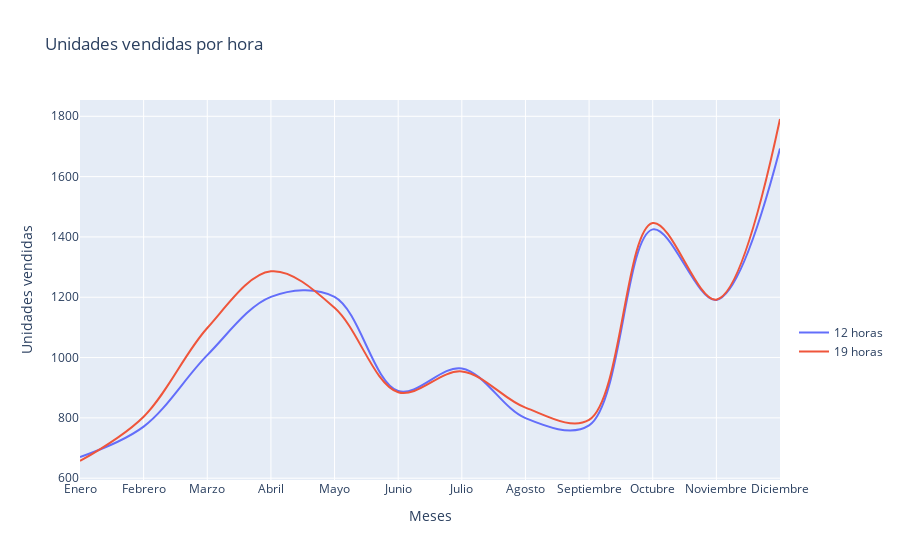

The notebook cell saved with this chart:
### Markdown cell above
● ¿Hay modificaciones en los patrones de ventas durante las horas de mayor actividad
en los distintos meses?

### Code cell
# Crear un objeto gráfico vacío utilizando Plotly
fig = go.Figure()
horas_analizadas = [12, 19]  # Define las horas que se van a analizar
# Iterar a través de las horas en la lista horas_analizadas
for hora in horas_analizadas:
    total_productos_vendidos = []   # se crea una lista vacía para almacenar el total de productos vendidos en cada mes
# Iterar a través de los meses en la lista 'meses'
    for mes in meses:
        dataframe_mes = dataframes[mes]
        dataframe_mes = extraer_datos(dataframe_mes)
        ventas_hora = dataframe_mes[dataframe_mes['Hora'] == hora]   # Filtrar los datos para obtener las ventas de la hora actual
        total_productos_vendidos.append(ventas_hora['Cantidad Pedida'].count())   # Calcular la suma de las unidades pedidas en esa hora y agregarla a la lista

    # Agrego al objeto figura un gráfico de línea con las horas y las ventas por hora
    fig.add_trace(go.Scatter(
        x=meses,   # Eje X Meses
        y=total_productos_vendidos,  # Eje Y Total de unidades vendidas
        mode='lines',
        name=f'{hora} horas',
        line=dict(width=2, shape='spline'),
    ))

# Configuro los ejes y los títulos
fig.update_layout(
    title="Unidades vendidas por hora",
    xaxis=dict(title="Meses", tickvals=Horas),
    yaxis=dict(title="Unidades vendidas", side="left"),
    legend=dict(y=0.3, yanchor='bottom'),
)

fig.show()

### Figure 1 — Plotly figure (JSON) as saved in the notebook; plotly's stock layout.template omitted (floating-point values rounded to 4 significant figures)
{"data": [{"line": {"shape": "spline", "width": 2}, "mode": "lines", "name": "12 horas", "type": "scatter", "x": ["Enero", "Febrero", "Marzo", "Abril", "Mayo", "Junio", "Julio", "Agosto", "Septiembre", "Octubre", "Noviembre", "Diciembre"], "y": [670, 771, 1008, 1201, 1201, 889, 964, 799, 775, 1425, 1191, 1693]}, {"line": {"shape": "spline", "width": 2}, "mode": "lines", "name": "19 horas", "type": "scatter", "x": ["Enero", "Febrero", "Marzo", "Abril", "Mayo", "Junio", "Julio", "Agosto", "Septiembre", "Octubre", "Noviembre", "Diciembre"], "y": [657, 804, 1098, 1286, 1165, 885, 954, 834, 793, 1446, 1192, 1791]}], "layout": {"legend": {"y": 0.3, "yanchor": "bottom"}, "title": {"text": "Unidades vendidas por hora"}, "xaxis": {"tickvals": [0, 1, 2, 3, 4, 5, 6, 7, 8, 9, 10, 11, 12, 13, 14, 15, 16, 17, 18, 19, 20, 21, 22, 23], "title": {"text": "Meses"}}, "yaxis": {"side": "left", "title": {"text": "Unidades vendidas"}}}}
